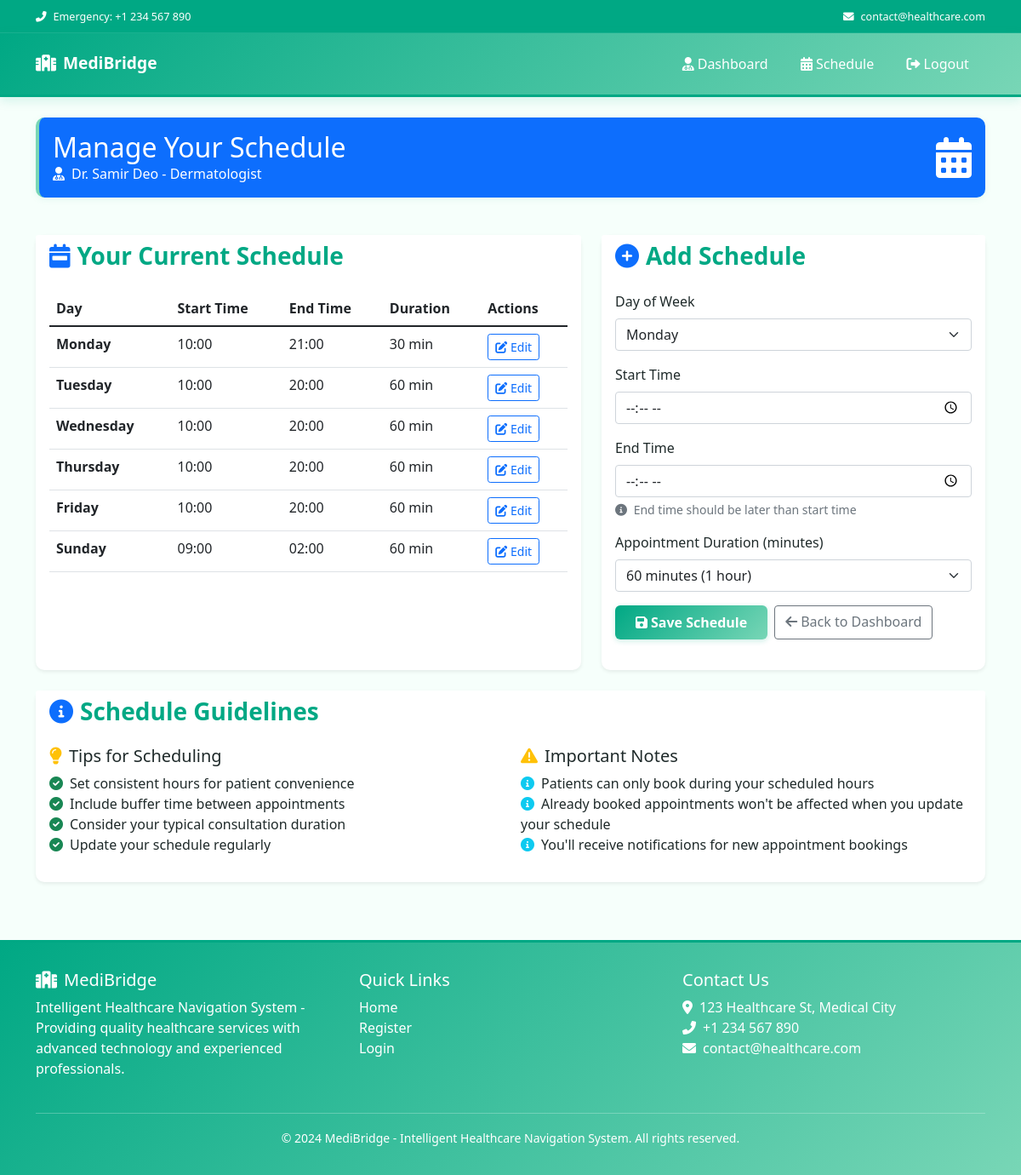
/doctor/schedule (signed in), run on the app's committed database.
### app.py (models this page shows, shortened)
class User(UserMixin, db.Model):
    id = db.Column(db.Integer, primary_key=True)
    email = db.Column(db.String(120), unique=True, nullable=False)
    password_hash = db.Column(db.String(128))
    user_type = db.Column(db.String(20), nullable=False)  # 'patient', 'doctor', or 'admin'
    name = db.Column(db.String(100), nullable=False)
    is_admin = db.Column(db.Boolean, default=False)  # Flag for admin access

class Doctor(db.Model):
    id = db.Column(db.Integer, primary_key=True)
    user_id = db.Column(db.Integer, db.ForeignKey('user.id'), nullable=False)
    specialization = db.Column(db.String(100), nullable=False)
    min_age = db.Column(db.Integer, nullable=False, default=0)  # Minimum age for patients
    max_age = db.Column(db.Integer, nullable=False, default=100)  # Maximum age for patients
    license_number = db.Column(db.String(100), nullable=True)  # Medical license number
    license_expiry = db.Column(db.Date, nullable=True)  # License expiry date
    qualifications = db.Column(db.Text, nullable=True)  # Comma-separated qualifications
    experience_years = db.Column(db.Integer, nullable=True)  # Years of experience
    hospital_affiliation = db.Column(db.String(200), nullable=True)  # Current hospital/clinic
    city = db.Column(db.String(100), nullable=False, default='Unknown')  # Doctor's city
    contact = db.Column(db.String(15), nullable=True)  #  Doctor phone number
    bio = db.Column(db.Text, nullable=True)  # Professional bio
    is_verified = db.Column(db.Boolean, default=False)  # Admin verification status
    verification_date = db.Column(db.DateTime, nullable=True)  # When admin verified
    appointments = db.relationship('Appointment', backref='doctor', lazy=True)
    user = db.relationship('User', backref='doctor_profile', lazy=True)

class DoctorSchedule(db.Model):
    id = db.Column(db.Integer, primary_key=True)
    doctor_id = db.Column(db.Integer, db.ForeignKey('doctor.id'), nullable=False)
    day_of_week = db.Column(db.Integer, nullable=False)  # 0=Monday, 1=Tuesday, etc.
    start_time = db.Column(db.Time, nullable=False)
    end_time = db.Column(db.Time, nullable=False)
    slot_duration = db.Column(db.Integer, default=60)  # Duration in minutes
    doctor = db.relationship('Doctor', backref='schedules', lazy=True)

### app.py (the view, shortened to what this page needs)
@app.route('/doctor/schedule', methods=['GET', 'POST'])
@login_required
def manage_doctor_schedule():
    if current_user.user_type != 'doctor':
        return redirect(url_for('home'))
    doctor = Doctor.query.filter_by(user_id=current_user.id).first()
    schedules = DoctorSchedule.query.filter_by(doctor_id=doctor.id).all()
    day_names = ['Monday', 'Tuesday', 'Wednesday', 'Thursday', 'Friday', 'Saturday', 'Sunday']
    return render_template('doctor_schedule.html',
                          doctor=doctor,
                          schedules=schedules,
                          day_names=day_names)

### app.py (called while the page is built)
@login_manager.user_loader
def load_user(user_id):
    return User.query.get(int(user_id))

### templates/doctor_schedule.html (shortened to what this page needs)
{% extends "base.html" %}
{% block content %}
<div class="row">
    <div class="col-12 mb-4">
        <div class="card bg-primary text-white">
            <div class="card-body">
                <div class="d-flex justify-content-between align-items-center flex-wrap">
                    <div>
                        <h2 class="mb-0">Manage Your Schedule</h2>
                        <p class="mb-0">
                            <i class="fas fa-user-md me-2"></i>Dr. {{ doctor.user.name }} - {{ doctor.specialization }}
                        </p>
                    </div>
                    <i class="fas fa-calendar-alt fa-3x d-none d-sm-block"></i>
                </div>
            </div>
        </div>
    </div>
    <div class="col-md-7 mb-4">
        <div class="card border-0 shadow-sm h-100">
            <div class="card-header bg-white border-0">
                <h3 class="card-title mb-0">
                    <i class="fas fa-calendar-week me-2 text-primary"></i>Your Current Schedule
                </h3>
            </div>
            <div class="card-body">
                {% if schedules %}
                    <div class="table-responsive">
                        <table class="table table-hover">
                            <thead>
                                <tr>
                                    <th>Day</th>
                                    <th>Start Time</th>
                                    <th>End Time</th>
                                    <th>Duration</th>
                                    <th>Actions</th>
                                </tr>
                            </thead>
                            <tbody>
                                {% for schedule in schedules %}
                                    <tr>
                                        <td><strong>{{ day_names[schedule.day_of_week] }}</strong></td>
                                        <td>{{ schedule.start_time.strftime('%H:%M') }}</td>
                                        <td>{{ schedule.end_time.strftime('%H:%M') }}</td>
                                        <td>{{ schedule.slot_duration }} min</td>
                                        <td>
                                            <button type="button" class="btn btn-sm btn-outline-primary edit-schedule-btn"
                                                    data-day="{{ schedule.day_of_week }}"
                                                    data-start="{{ schedule.start_time.strftime('%H:%M') }}"
                                                    data-end="{{ schedule.end_time.strftime('%H:%M') }}"
                                                    data-duration="{{ schedule.slot_duration }}">
                                                <i class="fas fa-edit"></i> Edit
                                            </button>
                                        </td>
                                    </tr>
                                {% endfor %}
                            </tbody>
                        </table>
                    </div>
                {% else %}
                    <div class="text-center py-4">
                        <i class="fas fa-calendar-times fa-4x text-muted mb-3"></i>
                        <h5 class="text-muted">No schedule set yet</h5>
                        <p class="text-muted">Use the form to add your availability schedule.</p>
                    </div>
                {% endif %}
            </div>
        </div>
    </div>
    <div class="col-md-5 mb-4">
        <div class="card border-0 shadow-sm h-100">
            <div class="card-header bg-white border-0">
                <h3 class="card-title mb-0">
                    <i class="fas fa-plus-circle me-2 text-primary"></i><span id="form-title">Add Schedule</span>
                </h3>
            </div>
            <div class="card-body">
                <form method="POST" action="{{ url_for('manage_doctor_schedule') }}" id="scheduleForm">
                    <div class="mb-3">
                        <label for="day_of_week" class="form-label">Day of Week</label>
                        <select class="form-select" id="day_of_week" name="day_of_week" required>
                            {% for i in range(7) %}
                                <option value="{{ i }}">{{ day_names[i] }}</option>
                            {% endfor %}
                        </select>
                    </div>
                    <div class="mb-3">
                        <label for="start_time" class="form-label">Start Time</label>
                        <input type="time" class="form-control" id="start_time" name="start_time" required>
                    </div>
                    <div class="mb-3">
                        <label for="end_time" class="form-label">End Time</label>
                        <input type="time" class="form-control" id="end_time" name="end_time" required>
                        <div class="form-text">
                            <i class="fas fa-info-circle me-1"></i>
                            End time should be later than start time
                        </div>
                    </div>
                    <div class="mb-3">
                        <label for="slot_duration" class="form-label">Appointment Duration (minutes)</label>
                        <select class="form-select" id="slot_duration" name="slot_duration" required>
                            <option value="60" selected>60 minutes (1 hour)</option>
                        </select>
                    </div>
                    <div class="d-grid gap-2 d-md-flex">
                        <button type="submit" class="btn btn-primary">
                            <i class="fas fa-save me-1"></i>Save Schedule
                        </button>
                        <a href="{{ url_for('doctor_dashboard') }}" class="btn btn-outline-secondary">
                            <i class="fas fa-arrow-left me-1"></i>Back to Dashboard
                        </a>
                    </div>
                </form>
            </div>
        </div>
    </div>
    <div class="col-12">
        <div class="card border-0 shadow-sm">
            <div class="card-header bg-white border-0">
                <h3 class="card-title mb-0">
                    <i class="fas fa-info-circle me-2 text-primary"></i>Schedule Guidelines
                </h3>
            </div>
            <div class="card-body">
                <div class="row">
                    <div class="col-md-6">
                        <h5><i class="fas fa-lightbulb text-warning me-2"></i>Tips for Scheduling</h5>
                        <ul class="list-unstyled">
                            <li><i class="fas fa-check-circle text-success me-2"></i>Set consistent hours for patient convenience</li>
                            <li><i class="fas fa-check-circle text-success me-2"></i>Include buffer time between appointments</li>
                            <li><i class="fas fa-check-circle text-success me-2"></i>Consider your typical consultation duration</li>
                            <li><i class="fas fa-check-circle text-success me-2"></i>Update your schedule regularly</li>
                        </ul>
                    </div>
                    <div class="col-md-6">
                        <h5><i class="fas fa-exclamation-triangle text-warning me-2"></i>Important Notes</h5>
                        <ul class="list-unstyled">
                            <li><i class="fas fa-info-circle text-info me-2"></i>Patients can only book during your scheduled hours</li>
                            <li><i class="fas fa-info-circle text-info me-2"></i>Already booked appointments won't be affected when you update your schedule</li>
                            <li><i class="fas fa-info-circle text-info me-2"></i>You'll receive notifications for new appointment bookings</li>
                        </ul>
                    </div>
                </div>
            </div>
        </div>
    </div>
</div>
{% endblock %}

### templates/base.html (style rules this page uses)
:root { --primary-color: #00A884; --secondary-color: #78D6B6; --accent-color: #F6FFFB; --text-color: #1F2A2A; --success-color: #00A884; --warning-color: #e67e22; --danger-color: #c0392b; --light-bg: #F6FFFB; }
body { font-family: 'Segoe UI', Tahoma, Geneva, Verdana, sans-serif; background-color: #F6FFFB; overflow-x: hidden; color: #1F2A2A; }
.card { border: none; border-radius: 10px; box-shadow: 0 2px 8px rgba(0, 168, 132, 0.08); transition: all 0.3s ease; margin-bottom: 20px; border-left: 4px solid #78D6B6; background-color: #ffffff; }
.card-title { color: var(--primary-color); font-weight: 600; }
.btn-primary { background: linear-gradient(135deg, #00A884 0%, #78D6B6 100%); border: none; padding: 0.5rem 1.5rem; border-radius: 6px; font-weight: 600; transition: all 0.3s ease; box-shadow: 0 2px 6px rgba(0, 168, 132, 0.2); color: white; }

### data on the page
User: user.name "Samir Deo"
Doctor: specialization "Dermatologist"
DoctorSchedule: day_of_week "Monday", start_time "10:00", end_time "21:00", slot_duration "30"
DoctorSchedule: day_of_week "Tuesday", start_time "10:00", end_time "20:00", slot_duration "60"
DoctorSchedule: day_of_week "Wednesday", start_time "10:00", end_time "20:00", slot_duration "60"
DoctorSchedule: day_of_week "Thursday", start_time "10:00", end_time "20:00", slot_duration "60"
DoctorSchedule: day_of_week "Friday", start_time "10:00", end_time "20:00", slot_duration "60"
DoctorSchedule: day_of_week "Sunday", start_time "09:00", end_time "02:00", slot_duration "60"

### other printed values
form field day_of_week "Monday"
